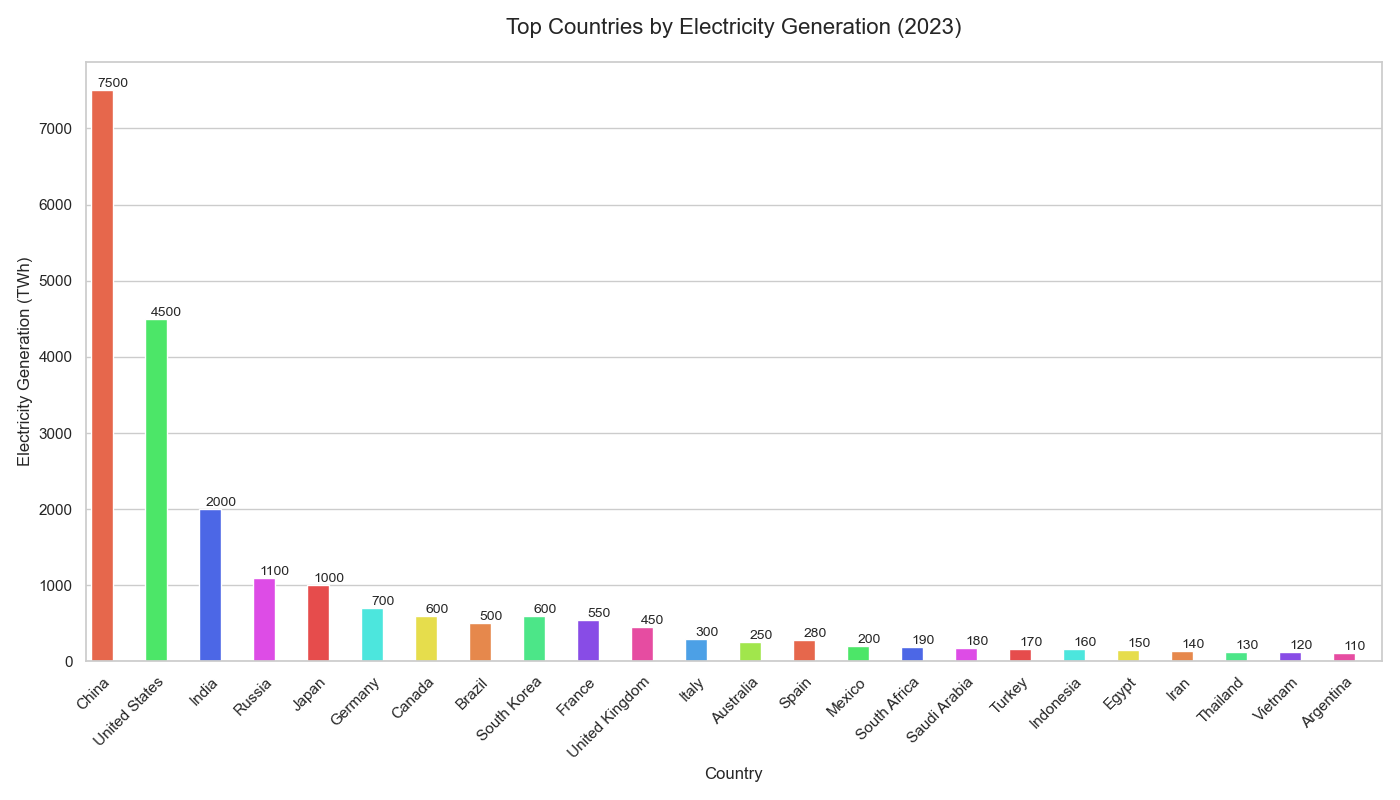

This figure's Python source:

import seaborn as sns
import pandas as pd
import matplotlib.pyplot as plt

data = {
    'Country': [
        'China', 'United States', 'India', 'Russia', 'Japan', 'Germany', 'Canada', 'Brazil', 
        'South Korea', 'France', 'United Kingdom', 'Italy', 'Australia', 'Spain', 'Mexico', 
        'South Africa', 'Saudi Arabia', 'Turkey', 'Indonesia', 'Egypt', 'Iran', 'Thailand', 
        'Vietnam', 'Argentina'
    ],
    'Electricity Generation (TWh)': [
        7500, 4500, 2000, 1100, 1000, 700, 600, 500, 
        600, 550, 450, 300, 250, 280, 200, 
        190, 180, 170, 160, 150, 140, 130, 
        120, 110
    ],
    'Renewable Sources': [
        3000, 1500, 800, 200, 150, 500, 400, 450, 
        100, 300, 250, 200, 150, 180, 100, 
        50, 20, 70, 40, 30, 10, 60, 
        50, 40
    ]
}
df = pd.DataFrame(data)

sns.set(style="whitegrid")
plt.figure(figsize=(14, 8))

barplot = sns.barplot(
    x="Country",
    y="Electricity Generation (TWh)",
    data=df,
    palette=[
        '#FF5733', '#33FF57', '#3357FF', '#F333FF', '#FF3333', 
        '#33FFF3', '#FFF333', '#FF8333', '#33FF83', '#8333FF', 
        '#FF33A3', '#33A3FF', '#A3FF33', '#FF5733', '#33FF57', 
        '#3357FF', '#F333FF', '#FF3333', '#33FFF3', '#FFF333', 
        '#FF8333', '#33FF83', '#8333FF', '#FF33A3'
    ],
    ci=None
)

barplot.set_title('Top Countries by Electricity Generation (2023)', fontsize=16, pad=20)
barplot.bar_label(barplot.containers[0], fmt='%.0f', fontsize=10)
barplot.set(xlabel="Country", ylabel="Electricity Generation (TWh)")
barplot.set_xticklabels(barplot.get_xticklabels(), rotation=45, ha="right")

for bar in barplot.containers[0]:
    bar.set_width(0.4)

plt.tight_layout()
plt.show()
